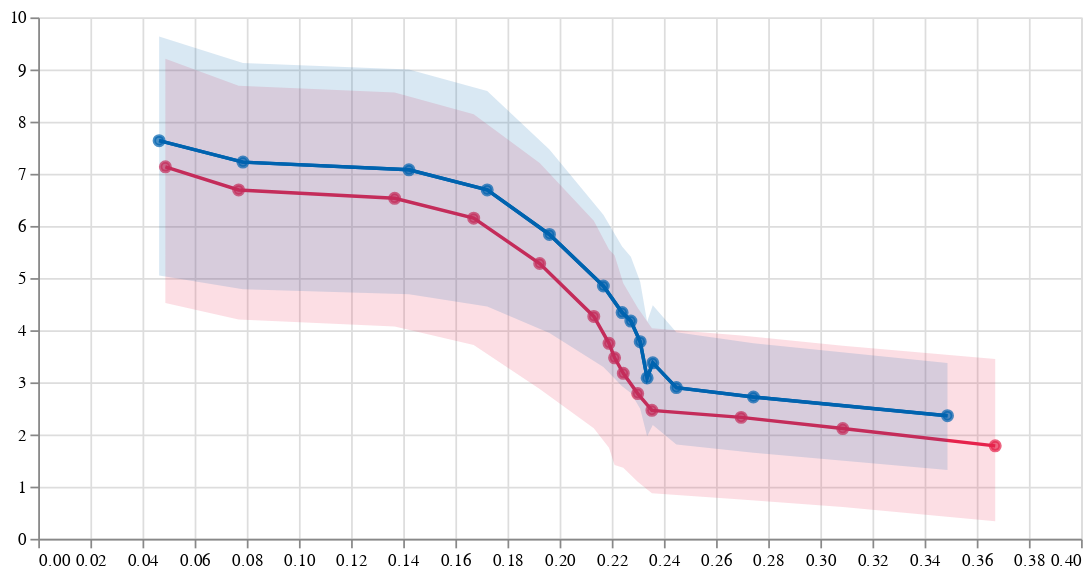

The notebook cell saved with this chart:
### Code cell
nearest = alt.selection(type='single', nearest=True, on='mouseover',
                        fields=['x'], empty='none')

selectors = alt.Chart(nofi).mark_point().encode(
    x='death %',
    opacity=alt.value(0),
).add_selection(
    nearest
)
text = line.mark_text(align='left', dx=5, dy=-5).encode(
    text=alt.condition(nearest, 'y:Q', alt.value(' '))
)
rules = alt.Chart(nofi).mark_rule(color='gray').encode(
    x='death %',
).transform_filter(
    nearest
)

# (layer1+layer2+selectors).configure_view(
#         continuousHeight=420,
#         continuousWidth=610)

alt.layer(
    layer1, layer2, line, selectors, rules, text
).properties(
    width=600, height=300
)

### Figure 1 — Vega-Lite specification as saved in the notebook (floating-point values rounded to 4 significant figures)
{"config": {"view": {"continuousWidth": 400, "continuousHeight": 300}}, "layer": [{"layer": [{"mark": {"type": "area", "color": "#e6224b", "opacity": 0.15}, "encoding": {"x": {"type": "quantitative", "axis": {"title": null}, "field": "death %", "sort": []}, "y": {"type": "quantitative", "axis": {"title": "", "titleColor": "#57A44C"}, "field": "p90"}, "y2": {"field": "p10"}}}, {"mark": {"type": "line", "stroke": "#e6224b"}, "encoding": {"x": {"type": "quantitative", "axis": {"title": null}, "field": "death %", "sort": []}, "y": {"type": "quantitative", "axis": {}, "field": "mean"}}}, {"mark": {"type": "point", "fill": "#e6224b", "stroke": "#e6224b"}, "encoding": {"x": {"type": "quantitative", "axis": {"title": null}, "field": "death %", "sort": []}, "y": {"type": "quantitative", "axis": {}, "field": "mean"}}}], "data": {"name": "data-d7770ca9f9f39acaeb3f02b6d0254c71"}}, {"layer": [{"mark": {"type": "area", "color": "#0063af", "opacity": 0.15}, "encoding": {"x": {"type": "quantitative", "axis": {"title": null}, "field": "death %", "sort": []}, "y": {"type": "quantitative", "axis": {"title": "", "titleColor": "#57A44C"}, "field": "p90"}, "y2": {"field": "p10"}}}, {"mark": {"type": "line", "stroke": "#0063af"}, "encoding": {"x": {"type": "quantitative", "axis": {"title": null}, "field": "death %", "sort": []}, "y": {"type": "quantitative", "axis": {}, "field": "mean"}}}, {"mark": {"type": "point", "fill": "#0063af", "stroke": "#0063af"}, "encoding": {"x": {"type": "quantitative", "axis": {"title": null}, "field": "death %", "sort": []}, "y": {"type": "quantitative", "axis": {}, "field": "mean"}}}], "data": {"name": "data-f302846da964287655e0055a01b0a64c"}}, {"data": {"name": "data-f302846da964287655e0055a01b0a64c"}, "mark": {"type": "line", "stroke": "#0063af"}, "encoding": {"x": {"type": "quantitative", "axis": {"title": null}, "field": "death %", "sort": []}, "y": {"type": "quantitative", "axis": {}, "field": "mean"}}}, {"data": {"name": "data-f302846da964287655e0055a01b0a64c"}, "mark": "point", "encoding": {"opacity": {"value": 0}, "x": {"type": "quantitative", "field": "death %"}}, "selection": {"selector013": {"type": "single", "nearest": true, "on": "mouseover", "fields": ["x"], "empty": "none"}}}, {"data": {"name": "data-f302846da964287655e0055a01b0a64c"}, "mark": {"type": "rule", "color": "gray"}, "encoding": {"x": {"type": "quantitative", "field": "death %"}}, "transform": [{"filter": {"selection": "selector013"}}]}, {"data": {"name": "data-f302846da964287655e0055a01b0a64c"}, "mark": {"type": "text", "align": "left", "dx": 5, "dy": -5}, "encoding": {"text": {"condition": {"type": "quantitative", "field": "y", "selection": "selector013"}, "value": " "}, "x": {"type": "quantitative", "axis": {"title": null}, "field": "death %", "sort": []}, "y": {"type": "quantitative", "axis": {}, "field": "mean"}}}], "height": 300, "width": 600, "$schema": "https://vega.github.io/schema/vega-lite/v4.8.1.json", "datasets": {"data-d7770ca9f9f39acaeb3f02b6d0254c71": [{"model": "ldsize_fiscal_0.0", "p1": -1.274, "p5": -0.9439, "p10": 0.3368, "p25": 1.088, "p50": 1.856, "p75": 2.696, "p90": 3.448, "p95": 3.489, "p99": 3.555, "mean": 1.782, "Yloss": 0.5246, "death %": 0.3671}, {"model": "ldlength_fiscal_0.16666666666666666", "p1": -0.9176, "p5": -0.5988, "p10": 0.6102, "p25": 1.465, "p50": 2.286, "p75": 2.982, "p90": 3.701, "p95": 3.726, "p99": 3.978, "mean": 2.114, "Yloss": 0.6067, "death %": 0.3086}, {"model": "ldlength_fiscal_0.3333333333333333", "p1": -0.6942, "p5": -0.3582, "p10": 0.7556, "p25": 1.723, "p50": 2.494, "p75": 3.185, "p90": 3.898, "p95": 3.924, "p99": 4.31, "mean": 2.328, "Yloss": 0.6437, "death %": 0.2696}, {"model": "ldlength_fiscal_0.5", "p1": -0.6001, "p5": -0.2438, "p10": 0.8709, "p25": 1.848, "p50": 2.626, "p75": 3.348, "p90": 4.04, "p95": 4.068, "p99": 4.447, "mean": 2.463, "Yloss": 0.6736, "death %": 0.2354}, {"model": "ldlength_fiscal_0.6666666666666666", "p1": -0.3249, "p5": 0.05969, "p10": 1.096, "p25": 2.142, "p50": 2.937, "p75": 3.746, "p90": 4.43, "p95": 4.461, "p99": 4.858, "mean": 2.784, "Yloss": 0.7116, "death %": 0.2299}, {"model": "ldlength_fiscal_1.0", "p1": -0.04369, "p5": 0.383, "p10": 1.36, "p25": 2.511, "p50": 3.329, "p75": 4.193, "p90": 4.903, "p95": 4.935, "p99": 5.357, "mean": 3.173, "Yloss": 0.7887, "death %": 0.2244}, {"model": "ldlength_fiscal_1.3333333333333333", "p1": -0.1617, "p5": 0.1089, "p10": 1.416, "p25": 2.629, "p50": 3.689, "p75": 4.654, "p90": 5.437, "p95": 5.467, "p99": 5.934, "mean": 3.471, "Yloss": 0.8682, "death %": 0.2211}, {"model": "ldlength_fiscal_1.5", "p1": 0.4791, "p5": 1.032, "p10": 1.745, "p25": 2.965, "p50": 3.946, "p75": 4.808, "p90": 5.546, "p95": 5.577, "p99": 6.007, "mean": 3.749, "Yloss": 0.8916, "death %": 0.2189}, {"model": "ldlength_fiscal_2.0", "p1": 0.9384, "p5": 1.615, "p10": 2.119, "p25": 3.378, "p50": 4.503, "p75": 5.408, "p90": 6.1, "p95": 6.211, "p99": 6.577, "mean": 4.265, "Yloss": 0.9884, "death %": 0.2131}, {"model": "ldlength_fiscal_3.0", "p1": 1.817, "p5": 2.65, "p10": 2.874, "p25": 4.08, "p50": 5.466, "p75": 6.578, "p90": 7.206, "p95": 7.658, "p99": 7.764, "mean": 5.28, "Yloss": 1.19, "death %": 0.1924}, {"model": "ldlength_fiscal_4.0", "p1": 2.515, "p5": 3.237, "p10": 3.717, "p25": 4.807, "p50": 6.242, "p75": 7.704, "p90": 8.144, "p95": 8.625, "p99": 9.1, "mean": 6.149, "Yloss": 1.379, "death %": 0.167}, {"model": "ldlength_fiscal_4.5", "p1": 2.784, "p5": 3.483, "p10": 4.07, "p25": 5.173, "p50": 6.581, "p75": 8.209, "p90": 8.558, "p95": 9.054, "p99": 9.713, "mean": 6.53, "Yloss": 1.467, "death %": 0.1367}, {"model": "ldlength_fiscal_5.0", "p1": 2.882, "p5": 3.613, "p10": 4.204, "p25": 5.347, "p50": 6.685, "p75": 8.413, "p90": 8.688, "p95": 9.127, "p99": 10.09, "mean": 6.691, "Yloss": 1.512, "death %": 0.07687}, {"model": "ldlength_fiscal_5.666666666666667", "p1": 3.168, "p5": 3.897, "p10": 4.521, "p25": 5.734, "p50": 7.07, "p75": 9.009, "p90": 9.208, "p95": 9.595, "p99": 10.82, "mean": 7.134, "Yloss": 1.621, "death %": 0.04877}], "data-f302846da964287655e0055a01b0a64c": [{"model": "ldsize_0.0", "p1": 0.8796, "p5": 1.103, "p10": 1.318, "p25": 1.83, "p50": 2.234, "p75": 2.992, "p90": 3.37, "p95": 3.633, "p99": 3.714, "mean": 2.361, "Yloss": 0.4361, "death %": 0.3488}, {"model": "ldlength_0.16666666666666666", "p1": 1.112, "p5": 1.388, "p10": 1.65, "p25": 2.186, "p50": 2.699, "p75": 3.377, "p90": 3.752, "p95": 4.087, "p99": 4.12, "mean": 2.719, "Yloss": 0.5112, "death %": 0.2743}, {"model": "ldlength_0.3333333333333333", "p1": 1.219, "p5": 1.52, "p10": 1.81, "p25": 2.334, "p50": 2.881, "p75": 3.584, "p90": 3.963, "p95": 4.331, "p99": 4.367, "mean": 2.899, "Yloss": 0.5451, "death %": 0.2448}, {"model": "ldlength_0.5", "p1": 1.321, "p5": 1.639, "p10": 1.969, "p25": 2.491, "p50": 3.031, "p75": 3.795, "p90": 4.161, "p95": 4.585, "p99": 4.623, "mean": 3.085, "Yloss": 0.5799, "death %": 0.2336}, {"model": "ldlength_0.6666666666666666", "p1": 1.478, "p5": 1.82, "p10": 2.18, "p25": 2.756, "p50": 3.327, "p75": 4.113, "p90": 4.478, "p95": 4.981, "p99": 5.022, "mean": 3.374, "Yloss": 0.629, "death %": 0.2357}, {"model": "ldlength_1.0", "p1": 1.69, "p5": 2.072, "p10": 2.494, "p25": 3.092, "p50": 3.732, "p75": 4.582, "p90": 4.931, "p95": 5.546, "p99": 5.594, "mean": 3.78, "Yloss": 0.7042, "death %": 0.2309}, {"model": "ldlength_1.3333333333333333", "p1": 1.897, "p5": 2.325, "p10": 2.794, "p25": 3.451, "p50": 4.136, "p75": 5.039, "p90": 5.409, "p95": 6.095, "p99": 6.149, "mean": 4.175, "Yloss": 0.7787, "death %": 0.2273}, {"model": "ldlength_1.5", "p1": 1.984, "p5": 2.435, "p10": 2.925, "p25": 3.61, "p50": 4.308, "p75": 5.221, "p90": 5.604, "p95": 6.321, "p99": 6.377, "mean": 4.338, "Yloss": 0.8107, "death %": 0.224}, {"model": "ldlength_2.0", "p1": 2.262, "p5": 2.782, "p10": 3.297, "p25": 4.056, "p50": 4.863, "p75": 5.845, "p90": 6.215, "p95": 7.025, "p99": 7.088, "mean": 4.848, "Yloss": 0.908, "death %": 0.2168}, {"model": "ldlength_3.0", "p1": 2.792, "p5": 3.406, "p10": 3.947, "p25": 4.953, "p50": 5.959, "p75": 6.923, "p90": 7.466, "p95": 8.393, "p99": 8.47, "mean": 5.836, "Yloss": 1.109, "death %": 0.1961}, {"model": "ldlength_4.0", "p1": 3.257, "p5": 3.96, "p10": 4.453, "p25": 5.706, "p50": 6.871, "p75": 7.832, "p90": 8.587, "p95": 9.574, "p99": 9.663, "mean": 6.691, "Yloss": 1.298, "death %": 0.1722}, {"model": "ldlength_4.5", "p1": 3.475, "p5": 4.208, "p10": 4.692, "p25": 6.01, "p50": 7.289, "p75": 8.23, "p90": 9.002, "p95": 10.1, "p99": 10.2, "mean": 7.076, "Yloss": 1.387, "death %": 0.1422}, {"model": "ldlength_5.0", "p1": 3.609, "p5": 4.342, "p10": 4.785, "p25": 6.131, "p50": 7.434, "p75": 8.326, "p90": 9.123, "p95": 10.28, "p99": 10.38, "mean": 7.224, "Yloss": 1.432, "death %": 0.07851}, {"model": "ldlength_5.666666666666667", "p1": 3.856, "p5": 4.627, "p10": 5.048, "p25": 6.43, "p50": 7.776, "p75": 8.775, "p90": 9.635, "p95": 10.85, "p99": 10.96, "mean": 7.636, "Yloss": 1.535, "death %": 0.04637}]}}
